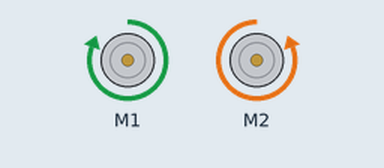
Bench run of a program on a simulated Raspberry Pi (BCM pin numbers). Parts: 2 × DC motor (green arrow = forward, orange = backward, longer = faster). Motors are numbered in the order the program creates them (left before right in a Robot).

Above: at 2.5 s.
At 7.5 s:
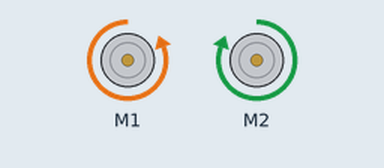
Timing chart, 0 to 13.0 s (numbered marks = the images above):
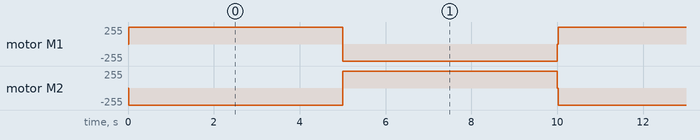

Measured:
- by itself, motor M1: repeats every 10.0 s: backward 255/255 5.0 s, stopped 0.02 s, forward 255/255 5.0 s
- by itself, motor M2: repeats every 10.0 s: forward 255/255 5.0 s, stopped 0.02 s, backward 255/255 5.0 s

The program:

tr.py
```python
from gpiozero import Motor
from time import sleep

# Setup motors using gpiozero's Motor class
# Ensure the GPIO pins match how they are connected to your L298N
motorA = Motor(forward=22, backward=23, enable=17)
motorB = Motor(forward=24, backward=25, enable=27)

def control_motors():
    # Motor A forward at full speed
    motorA.forward()
    # Motor B reverse at full speed
    motorB.backward()
    sleep(5)  # run motors for 5 seconds

    # Change directions
    motorA.backward()
    motorB.forward()
    sleep(5)  # run motors for another 5 seconds

    # Stop motors
    motorA.stop()
    motorB.stop()

try:
    while True:
        control_motors()

except KeyboardInterrupt:
    # Clean up the operation
    motorA.stop()
    motorB.stop()
    print("Program terminated!")
```
